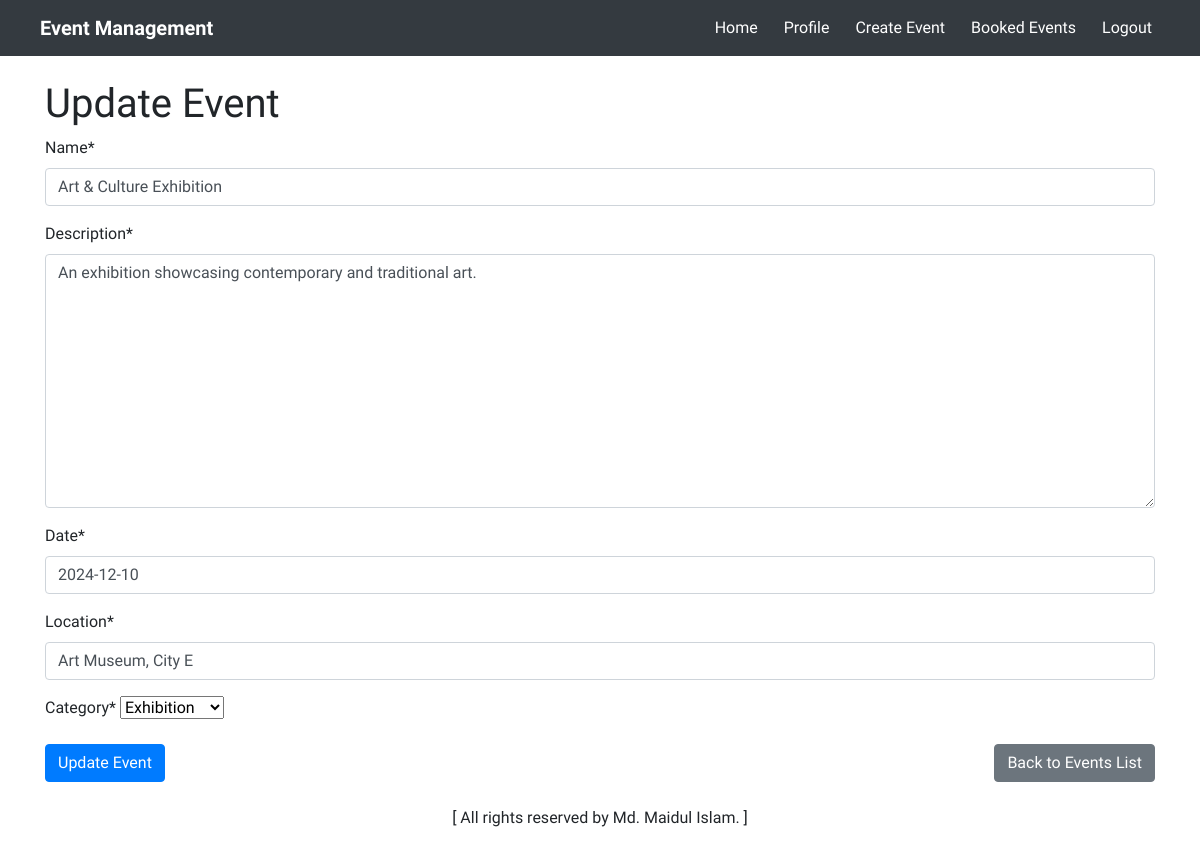
/events/update/5/ (signed in), run on the app's committed database.
### event_app/models.py (models this page shows, shortened)
class Event(models.Model):
    name = models.CharField(max_length=200)
    description = models.TextField()
    date = models.DateField()
    location = models.CharField(max_length=200)
    category = models.ForeignKey(Category, on_delete=models.CASCADE)
    created_by = models.ForeignKey(User, on_delete=models.CASCADE)
    is_booked = models.BooleanField(default=False)  # New boolean field

class Category(models.Model):
    name = models.CharField(max_length=100)
    def __str__(self):
        return self.name

### event_app/views.py (the view)
# urls.py: path('update/<int:event_id>/', views.update_event, name='update_event'),
@login_required
def update_event(request, event_id):
    event = get_object_or_404(Event, id=event_id)
    if event.created_by != request.user and not request.user.is_superuser:
        return redirect('homepage')  # Or return a forbidden response
    if request.method == 'POST':
        form = EventForm(request.POST, instance=event)
        if form.is_valid():
            form.save()
            return redirect('homepage')
    else:
        form = EventForm(instance=event)
    return render(request, 'event_app/update_event.html', {'form': form})

### event_app/forms.py
class EventForm(forms.ModelForm):
    class Meta:
        model = Event
        fields = ['name', 'description', 'date', 'location', 'category']

### event_app/templates/event_app/update_event.html (shortened to what this page needs)
{% extends 'base.html' %}
{% load crispy_forms_tags %}
{% block content %}
    <h1>Update Event</h1>
    <form method="POST">
        {{ form | crispy }}
        <div class="d-flex justify-content-between mt-3 mb-2">
            <button type="submit" class="btn btn-primary">Update Event</button>
            <a href="{% url 'homepage' %}" class="btn btn-secondary">Back to Events List</a>
        </div>
    </form>
{% endblock %}

### templates/base.html (style rules this page uses)
body, h1, h2, h3, p, a, .navbar-brand, .nav-link { font-family: "Oxanium", sans-serif; }

### data on the page
Event: name "Art & Culture Exhibition", description "An exhibition showcasing contemporary and traditional art.", date "2024-12-10", location "Art Museum, City E", category "Exhibition"
